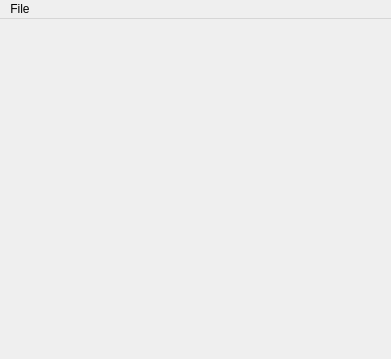
<?xml version="1.0" encoding="UTF-8"?>
<ui version="4.0">
 <class>MainWindow</class>
 <widget class="QMainWindow" name="MainWindow">
  <property name="geometry">
   <rect>
    <x>0</x>
    <y>0</y>
    <width>391</width>
    <height>359</height>
   </rect>
  </property>
  <property name="windowTitle">
   <string>GbEmu</string>
  </property>
  <widget class="QWidget" name="centralwidget">
   <layout class="QVBoxLayout" name="verticalLayout">
    <property name="leftMargin">
     <number>0</number>
    </property>
    <property name="topMargin">
     <number>0</number>
    </property>
    <property name="rightMargin">
     <number>0</number>
    </property>
    <property name="bottomMargin">
     <number>0</number>
    </property>
    <item>
     <widget class="QLabel" name="display">
      <property name="text">
       <string/>
      </property>
      <property name="indent">
       <number>0</number>
      </property>
     </widget>
    </item>
   </layout>
  </widget>
  <widget class="QMenuBar" name="menubar">
   <property name="geometry">
    <rect>
     <x>0</x>
     <y>0</y>
     <width>391</width>
     <height>23</height>
    </rect>
   </property>
   <widget class="QMenu" name="menuFile">
    <property name="title">
     <string>File</string>
    </property>
    <widget class="QMenu" name="menuOpen_Recent">
     <property name="title">
      <string>Recent</string>
     </property>
    </widget>
    <addaction name="actionOpen"/>
    <addaction name="menuOpen_Recent"/>
   </widget>
   <addaction name="menuFile"/>
  </widget>
  <action name="actionOpen_Recent">
   <property name="text">
    <string>Recent</string>
   </property>
  </action>
  <action name="actionOpen">
   <property name="text">
    <string>Open</string>
   </property>
   <property name="shortcut">
    <string>Ctrl+O</string>
   </property>
  </action>
 </widget>
 <resources/>
 <connections/>
</ui>
